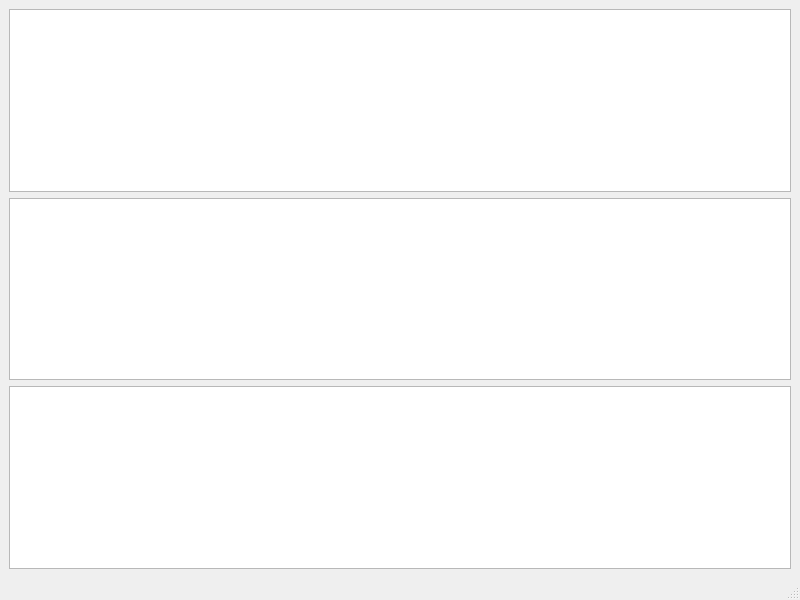
<?xml version="1.0" encoding="UTF-8"?>
<ui version="4.0">
 <class>MainWindow</class>
 <widget class="QMainWindow" name="MainWindow">
  <property name="geometry">
   <rect>
    <x>0</x>
    <y>0</y>
    <width>800</width>
    <height>600</height>
   </rect>
  </property>
  <property name="windowTitle">
   <string>MainWindow</string>
  </property>
  <widget class="QWidget" name="centralwidget">
   <layout class="QVBoxLayout" name="verticalLayout">
    <item>
     <widget class="QTreeView" name="treeView"/>
    </item>
    <item>
     <widget class="QColumnView" name="columnView"/>
    </item>
    <item>
     <widget class="QTableView" name="tableView"/>
    </item>
   </layout>
  </widget>
  <widget class="QMenuBar" name="menubar">
   <property name="geometry">
    <rect>
     <x>0</x>
     <y>0</y>
     <width>800</width>
     <height>22</height>
    </rect>
   </property>
  </widget>
  <widget class="QStatusBar" name="statusbar"/>
 </widget>
 <resources/>
 <connections/>
</ui>
